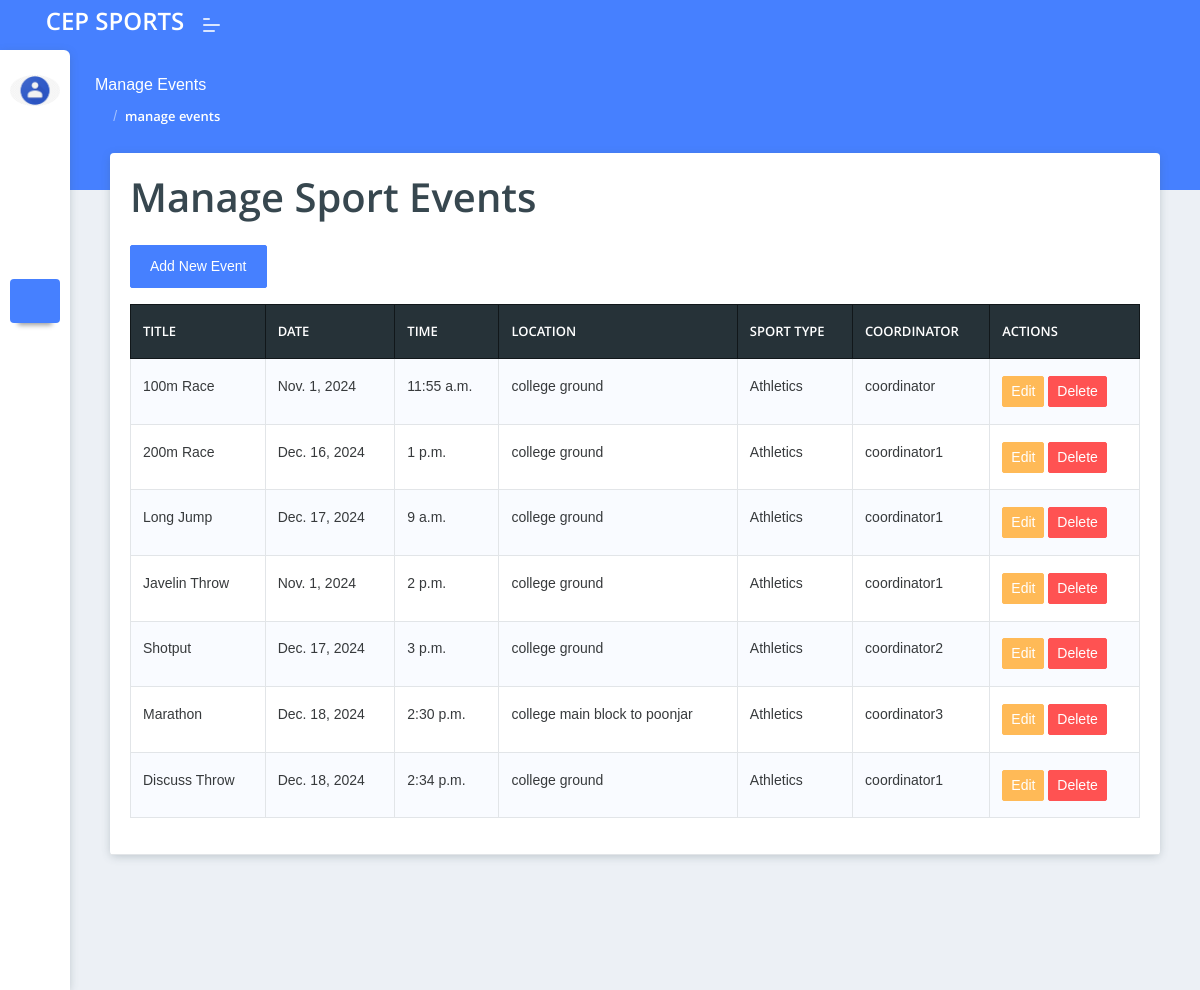
The app's page /admin_panel/sport_events/ with its own data.
### admin_panel/models.py (models this page shows, shortened)
class SportEvent(models.Model):
    title = models.CharField(max_length=255)
    description = models.TextField()
    date = models.DateField()
    time = models.TimeField()
    location = models.CharField(max_length=255)
    sport_type = models.CharField(max_length=50)
    remarks = models.TextField(blank=True, null=True)
    coordinator = models.ForeignKey(Coordinator, on_delete=models.CASCADE)

class Coordinator(models.Model):
    user = models.OneToOneField(User, on_delete=models.CASCADE)
    email = models.EmailField()
    full_name = models.CharField(max_length=100, blank=True, null=True)
    phone_number = models.CharField(max_length=15, blank=True)
    department = models.CharField(max_length=30, blank=True)  # Updated related_name

### admin_panel/views.py (the view)
# urls.py: path('sport_events/', views.sport_event_list, name='sport_events'),
def sport_event_list(request):
    sport_events = SportEvent.objects.all()
    return render(request, 'admin_panel/sport_events.html', {'sport_events': sport_events})

### admin_panel/templates/admin_panel/sport_events.html (shortened to what this page needs)
{% extends "admin_panel/base.html" %}
{% load static %}
{% block content %}
  <div class="pcoded-main-container">
    <div class="pcoded-content">
        <div class="page-header">
            <div class="page-block">
                <div class="row align-items-center">
                    <div class="col-md-12">
                        <div class="page-header-title">
                            <h5 class="m-b-10">Manage Events</h5>
                        </div>
                        <ul class="breadcrumb">
                            <li class="breadcrumb-item"><a href="{% url "admin_dashboard" %}"><i class="feather icon-home"></i></a></li>
                            <li class="breadcrumb-item"><a href="#!">manage events</a></li>
                        </ul>
                    </div>
                </div>
            </div>
        </div>
        <div class="col-sm-12">
          <div class="card">
              <div class="card-header">
                <h1 class="mb-4">Manage Sport Events</h1>
<div class="mb-3">
    <a href="{% url 'sport_event_add' %}" class="btn btn-primary">Add New Event</a>
</div>
<table class="table table-bordered table-striped">
    <thead class="thead-dark">
        <tr>
            <th>Title</th>
            <th>Date</th>
            <th>Time</th>
            <th>Location</th>
            <th>Sport Type</th>
            <th>Coordinator</th>
            <th>Actions</th>
        </tr>
    </thead>
    <tbody>
        {% for event in sport_events %}
        <tr>
            <td>{{ event.title }}</td>
            <td>{{ event.date }}</td>
            <td>{{ event.time }}</td>
            <td>{{ event.location }}</td>
            <td>{{ event.sport_type }}</td>
            <td>{{ event.coordinator.user.username }}</td>
            <td>
                <a href="{% url 'sport_event_edit' event.id %}" class="btn btn-sm btn-warning">Edit</a>
                <form action="{% url 'sport_event_delete' event.id %}" method= "post" style="display:inline;">
                    <button type="button" class="btn btn-danger btn-sm" onclick="confirmDelete(this);">Delete</button>
                </form>
            </td>
        </tr>
        {% empty %}
        <tr>
            <td colspan="7" class="text-center">No sport events found</td>
        </tr>
        {% endfor %}
    </tbody>
</table>
          </div>
      </div>
    </div>
</div>
{% endblock content %}

### records on screen
SportEvent: title "100m Race", date "Nov. 1, 2024", time "11:55 a.m.", location "college ground", sport_type "Athletics", coordinator.user.username "coordinator"
SportEvent: title "200m Race", date "Dec. 16, 2024", time "1 p.m.", location "college ground", sport_type "Athletics", coordinator.user.username "coordinator1"
SportEvent: title "Long Jump", date "Dec. 17, 2024", time "9 a.m.", location "college ground", sport_type "Athletics", coordinator.user.username "coordinator1"
SportEvent: title "Javelin Throw", date "Nov. 1, 2024", time "2 p.m.", location "college ground", sport_type "Athletics", coordinator.user.username "coordinator1"
SportEvent: title "Shotput", date "Dec. 17, 2024", time "3 p.m.", location "college ground", sport_type "Athletics", coordinator.user.username "coordinator2"
SportEvent: title "Marathon", date "Dec. 18, 2024", time "2:30 p.m.", location "college main block to poonjar", sport_type "Athletics", coordinator.user.username "coordinator3"
SportEvent: title "Discuss Throw", date "Dec. 18, 2024", time "2:34 p.m.", location "college ground", sport_type "Athletics", coordinator.user.username "coordinator1"
